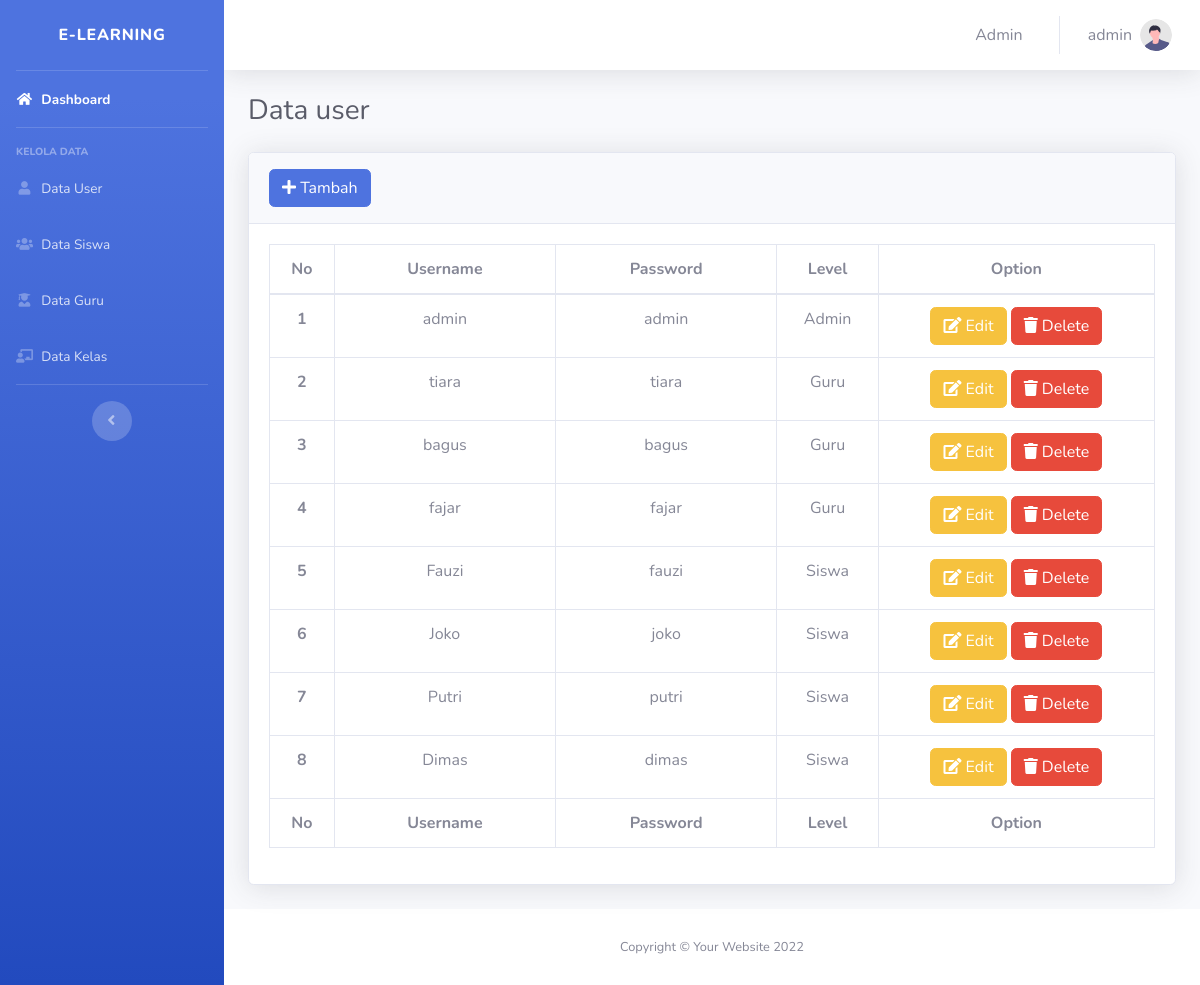
Page /admin/data-user.php (signed in) on the committed database.
### tables this page shows
CREATE TABLE `user` (
  `id` int(11) NOT NULL,
  `username` varchar(100) NOT NULL,
  `password` varchar(100) NOT NULL,
  `level` varchar(50) NOT NULL
);

### admin/data-user.php (the view, shortened to what this page needs)
<?php
require '../koneksi.php';
if (!isset($_SESSION['admin'])) {
    header('location:login.php');
} else {
    $username = $_SESSION['admin'];
}
$sql = mysqli_query($conn, "SELECT * FROM user WHERE username = '$username' ");
$data = mysqli_fetch_assoc($sql);
?>
<!DOCTYPE html>
<html lang="en">
<head>
    <?php
    include '../layout/heading.php';
    ?>
</head>
<body id="page-top">
    <div id="wrapper">
        <?php
        include './sidebar.php';
        ?>
        <div id="content-wrapper" class="d-flex flex-column">
            <div id="content">
                <?php
                include './navbar.php';
                ?>
                <div class="container-fluid" style="min-height: 450px;">
                    <h1 class="h3 mb-4 text-gray-800">Data user</h1>
                    <div class="card shadow mb-4">
                        <div class="card-header py-3">
                            <a href="./create.php?cek=user" class="btn btn-primary"><i class="fas fa-plus"></i> Tambah</a>
                        </div>
                        <div class="card-body">
                            <div class="table-responsive">
                                <table class="table table-bordered text-center" id="dataTable" width="100%" cellspacing="0">
                                    <thead class="">
                                        <tr>
                                            <th>No</th>
                                            <th>Username</th>
                                            <th>Password</th>
                                            <th>Level</th>
                                            <th>Option</th>
                                        </tr>
                                    </thead>
                                    <tfoot class="">
                                        <tr>
                                            <th>No</th>
                                            <th>Username</th>
                                            <th>Password</th>
                                            <th>Level</th>
                                            <th>Option</th>
                                        </tr>
                                    </tfoot>
                                    <tbody class="">
                                        <?php
                                        $no = 0;
                                        $sql = mysqli_query($conn, "SELECT * FROM user ORDER BY level ASC");
                                        while ($data = mysqli_fetch_assoc($sql)) {
                                            $no++;
                                        ?>
                                            <tr class="col">
                                                <th scope="row"><?= $no ?></th>
                                                <td class="col-3"><?= $data['username'] ?></td>
                                                <td class="col-3"><?= $data['password'] ?></td>
                                                <td><?= $data['level'] ?></td>
                                                <td>
                                                    <a href="./edit.php?cek=user&username=<?= $data['username'] ?>" class="btn btn-warning"><i class="fas fa-edit"></i> Edit</a>
                                                    <a href="./delete.php?username=<?= $data['username'] ?>" class="btn btn-danger"><i class="fas fa-trash"></i> Delete</a>
                                                </td>
                                            </tr>
                                        <?php
                                        }
                                        ?>
                                    </tbody>
                                </table>
                            </div>
                        </div>
                    </div>
                </div>
                <footer class="sticky-footer bg-white">
                    <div class="container my-auto">
                        <div class="copyright text-center my-auto">
                            <span>Copyright &copy; Your Website <?= date('Y') ?></span>
                        </div>
                    </div>
                </footer>
            </div>
        </div>
</body>
</html>

### layout/heading.php (shortened to what this page needs)
<link href="../layout/vendor/fontawesome-free/css/all.min.css" rel="stylesheet" type="text/css">
<link href="../layout/css/sb-admin-2.min.css" rel="stylesheet">

### admin/sidebar.php
<ul class="navbar-nav bg-gradient-primary sidebar sidebar-dark accordion" id="accordionSidebar">
    <a class="sidebar-brand d-flex align-items-center justify-content-center" href="index.html">
        <div class="sidebar-brand-text mx-3">E-Learning</div>
    </a>
    <hr class="sidebar-divider my-0">
    <li class="nav-item active">
        <a class="nav-link" href="../admin.php">
            <i class="fas fa-fw fa-home"></i>
            <span>Dashboard</span></a>
    </li>
    <hr class="sidebar-divider">
    <div class="sidebar-heading">
        Kelola Data
    </div>
    <li class="nav-item">
        <a class="nav-link" href="./data-user.php">
            <i class="fas fa-fw fa-user"></i>
            <span>Data User</span>
        </a>
    </li>
    <li class="nav-item">
        <a class="nav-link" href="./data-siswa.php">
            <i class="fas fa-fw fa-users"></i>
            <span>Data Siswa</span>
        </a>
    </li>
    <li class="nav-item">
        <a class="nav-link" href="./data-guru.php">
            <i class="fas fa-fw fa-user-graduate"></i>
            <span>Data Guru</span>
        </a>
    </li>
    <li class="nav-item">
        <a class="nav-link" href="./data-kelas.php">
            <i class="fas fa-fw fa-chalkboard-teacher"></i>
            <span>Data Kelas</span>
        </a>
    </li>
    <hr class="sidebar-divider d-none d-md-block">
    <div class="text-center d-none d-md-inline">
        <button class="rounded-circle border-0" id="sidebarToggle"></button>
    </div>
</ul>

### admin/navbar.php (shortened to what this page needs)
<nav class="navbar navbar-expand navbar-light bg-white topbar mb-4 static-top shadow">
    <ul class="navbar-nav ml-auto">
        <li class="nav-item dropdown no-arrow">
            <div class="nav-link">
                <span class="mr-2 d-none d-inline text-gray-600"> <?= $data['level'] ?> </span>
            </div>
        </li>
        <li class="nav-item dropdown no-arrow">
            <a class="nav-link dropdown-toggle" href="#" id="userDropdown" role="button" data-toggle="dropdown" aria-haspopup="true" aria-expanded="false">
                <span class="mr-2 d-none d-inline text-gray-600"> <?= $data['username'] ?> </span>
                <img class="img-profile rounded-circle" src="../layout/img/undraw_profile.svg">
            </a>
        </li>
    </ul>
</nav>

### rows in the picture
user: level "Admin", username "admin", password "admin"
user: username "tiara", password "tiara", level "Guru"
user: username "bagus", password "bagus", level "Guru"
user: username "fajar", password "fajar", level "Guru"
user: username "Fauzi", password "fauzi", level "Siswa"
user: username "Joko", password "joko", level "Siswa"
user: username "Putri", password "putri", level "Siswa"
user: username "Dimas", password "dimas", level "Siswa"
